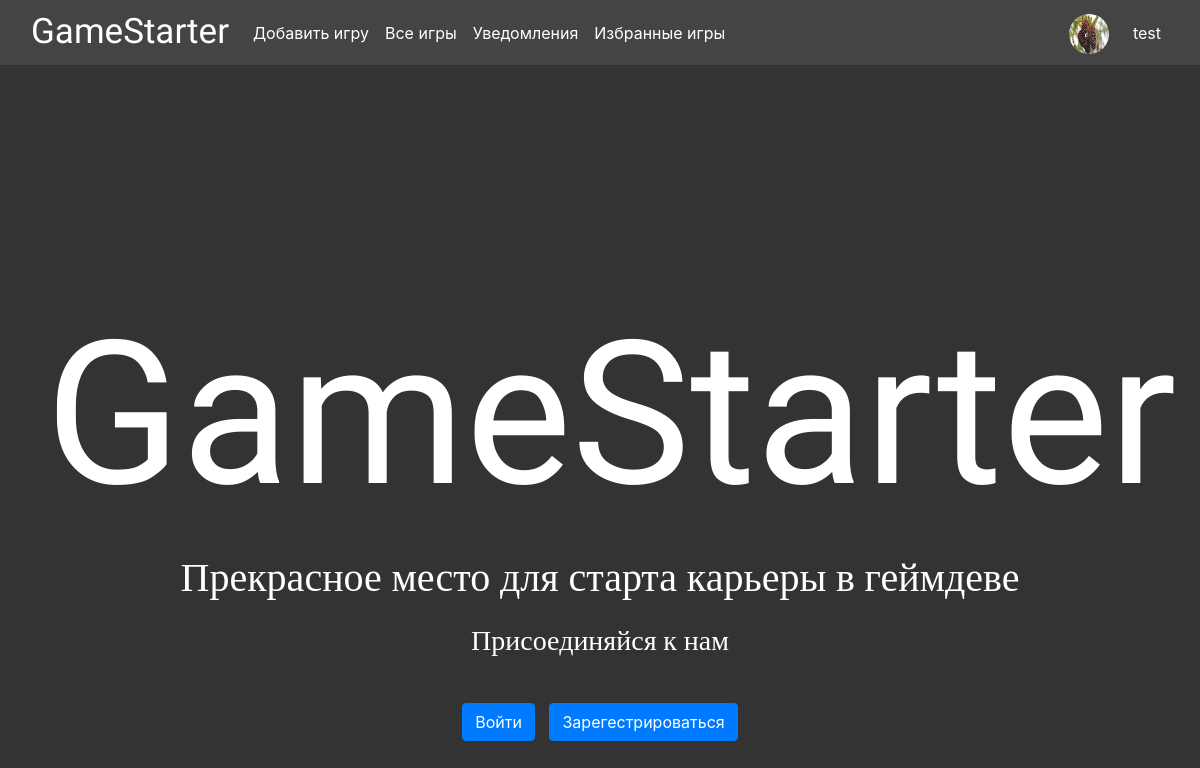
Page /preview (signed in) on the committed database.
### data/users.py (models this page shows, shortened)
class User(SqlAlchemyBase, SerializerMixin, UserMixin):
    __tablename__ = 'users'
    id = sqlalchemy.Column(sqlalchemy.Integer, primary_key=True, autoincrement=True)
    name = sqlalchemy.Column(sqlalchemy.String, nullable=True)
    nickname = sqlalchemy.Column(sqlalchemy.String, nullable=True)
    is_moderator = sqlalchemy.Column(sqlalchemy.Boolean, nullable=True)
    favorites = sqlalchemy.Column(sqlalchemy.String, nullable=True)
    email = sqlalchemy.Column(sqlalchemy.String, nullable=True, unique=True)
    hashed_password = sqlalchemy.Column(sqlalchemy.String, nullable=True)
    games_when_collaborate = orm.relationship('Game', backref='collaborator', secondary="association")
    profile_image = sqlalchemy.Column(sqlalchemy.String, default='/static/profile_images/default.png')
    notifications = orm.relationship('Notification', back_populates='user')
    games = orm.relationship("Game", back_populates='user')
    comments = orm.relationship('Comment', back_populates='user')
    games_likes = orm.relationship('Game', overlaps="games_dislikes")
    games_dislikes = orm.relationship('Game', overlaps="games_likes")
    comment_likes = orm.relationship('Comment', overlaps="comments_dislikes")
    comment_dislikes = orm.relationship('Comment', overlaps="comment_likes")

### main.py (the view)
@app.route('/preview')
def preview():
    return render_template('preview.html', title='Обзор')

### data/db_session.py (called while the page is built)
def create_session() -> Session:
    global __factory
    return __factory()

### main.py (called while the page is built)
@login_manager.user_loader
def load_user(user_id):
    db_sess = db_session.create_session()
    return db_sess.get(User, user_id)

### templates/preview.html
{% extends "base.html" %}
{% block content %}
<div class="logo">
    <p>GameStarter</p>
    <h1>Прекрасное место для старта карьеры в геймдеве</h1>
    <h3>Присоединяйся к нам</h3>
</div>
<div class="buttons-reg-log">
    <a class="btn btn-primary" href="/login" role="button">Войти</a>
    <a class="btn btn-primary" href="/register" role="button">Зарегестрироваться</a>
</div>
{% endblock %}

### templates/base.html (shortened to what this page needs)
<!doctype html>
<html lang="en">
<head>
    <link rel="stylesheet" href="https://cdn.jsdelivr.net/npm/bootstrap@4.0.0/dist/css/bootstrap.min.css"
>
    <link rel="stylesheet" href="/static/css/style.css">
    <link rel="stylesheet" href="/static/css/profile.css">
    <link rel="stylesheet" href="/static/css/moderation.css">
    <link rel="stylesheet" href="/static/css/game_page.css">
    <link rel="stylesheet" href="/static/css/notificatons.css">
</head>
<body>
<header>
    <nav class="navbar navbar-expand-lg bg-body-tertiary navbar-dark">
        <div class="container-fluid">
            <a class="navbar-brand" href="/">GameStarter</a>
            {% if current_user.is_authenticated %}
            <div class="collapse navbar-collapse" id="navbarSupportedContent">
                <ul class="navbar-nav me-auto mb-2 mb-lg-0">
                    <li class="nav-item">
                        <a class="nav-link active" aria-current="page" href="/game/add">Добавить игру</a>
                    </li>
                    <li>
                        <a class="nav-link active" aria-current="page" href="/">Все игры</a>
                    </li>
                    <li>
                        <a class="nav-link active" aria-current="page" href="/notifications">Уведомления</a>
                    </li>
                    <li>
                        <a class="nav-link active" aria-current="page" href="/favourites">Избранные игры</a>
                    </li>
                </ul>
            </div>
            <a class="navbar-brand" href="/profile/{{current_user.nickname}}"><img class="navbar-user-image" src="{{current_user.profile_image}}" alt=""></a>
            <div class="navbar-nav">
                <li class="nav-item">
                    <a class="nav-link active" aria-current="page" href="/profile/{{current_user.nickname}}">{{current_user.nickname}}</a>
                </li>
            </div>
            {% endif %}
        </div>
    </nav>
</header>
<main role="main" class="container">
    {% block content %}{% endblock %}
</main>
</body>
</html>

### static/css/style.css (style rules this page uses)
body { background-color: #333; color: white; }
nav { background-color: #444; max-height: 65px; }
.navbar-brand { font-family: "Jersey 15"; font-size: 35px; height: fit-content; width: fit-content; }
.logo { font-size: 200px; width: 100%; height: 100%; margin: auto; align-content: center; font-family: "Jersey 15"; margin-top: 25vh; }
.logo p { text-align: center; font-family: "Jersey 15"; margin-bottom: -2vh; }
.logo h1 { text-align: center; font-family: Oswald; }
.logo h3 { margin-top: 3vh; text-align: center; font-family: Oswald; }
.buttons-reg-log { padding: auto; width: fit-content; margin: auto; margin-top: 5vh; }
.buttons-reg-log a { font-style: normal; color: white; margin-left: 5px; margin-right: 5px; }
.navbar-user-image { border-radius: 50%; width: 40px; height: 40px; }

### rows in the picture
User: profile_image (picture), nickname "test"
